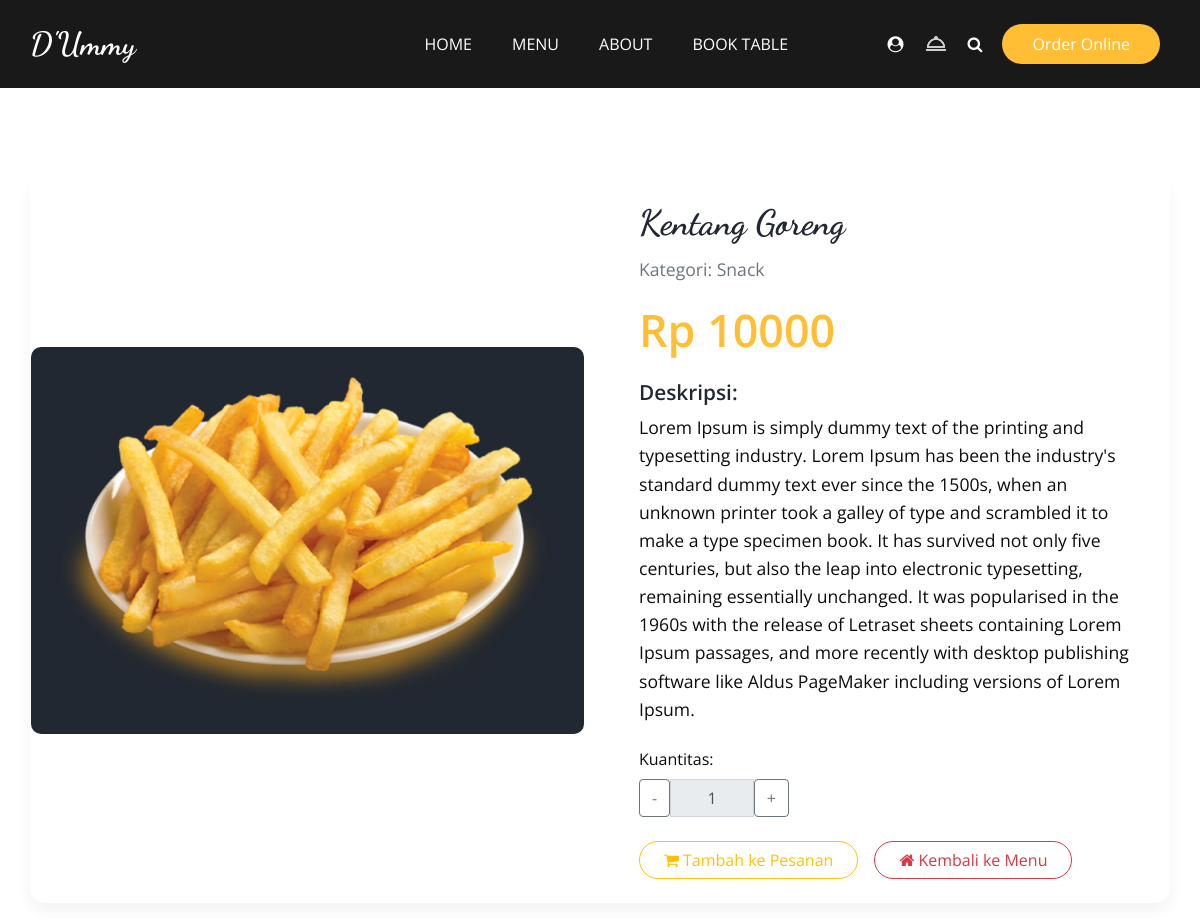
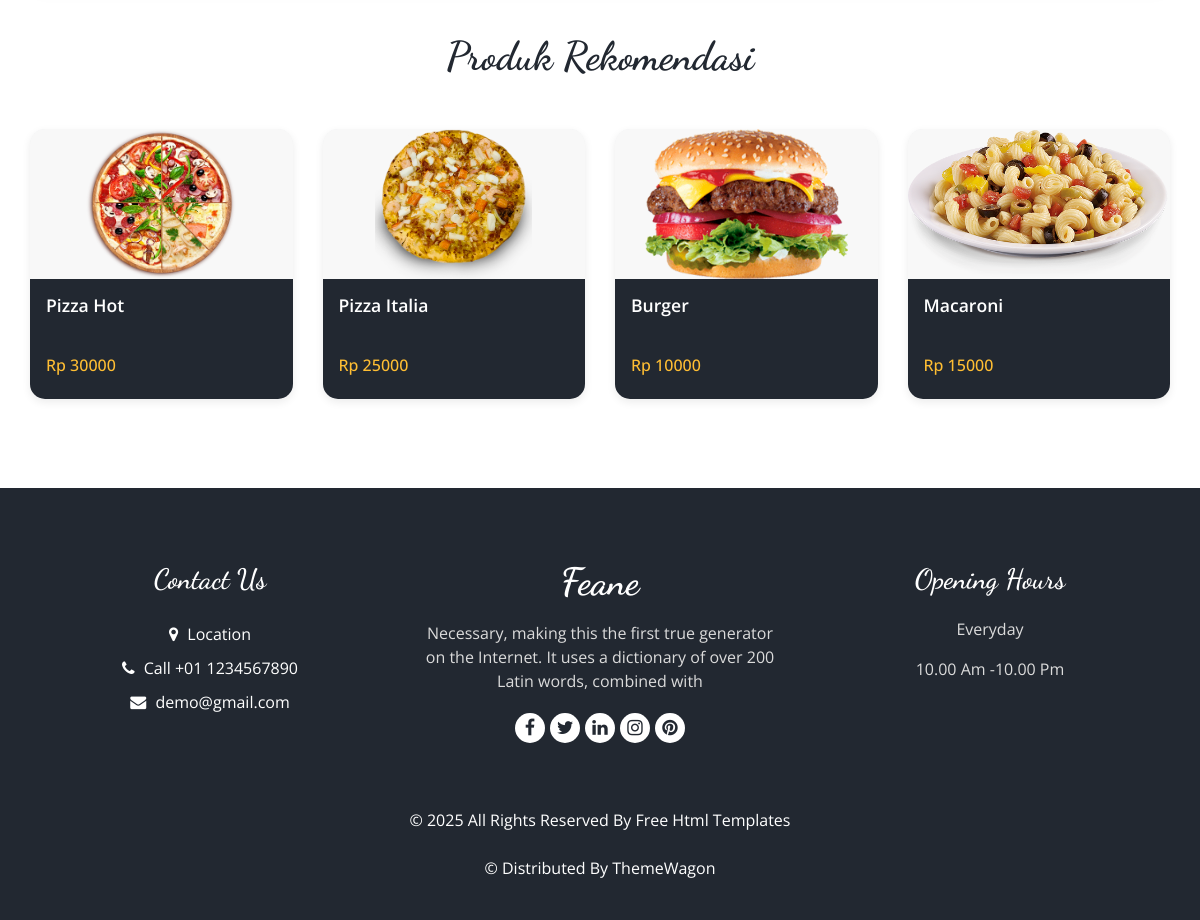
Screenshot of /kentang/ with the database file from the repository (2 pictures, top to bottom).
### menu/models.py (models this page shows, shortened)
class ListMenu(models.Model):
    name = models.CharField(max_length=100)
    slug = models.SlugField(unique=True, help_text="Teks unik untuk URL, akan terisi otomatis jika dikosongkan.")
    description = models.TextField()
    image = models.ImageField(upload_to='menu_images/')
    price = models.DecimalField(max_digits=8, decimal_places=2)
    category = models.ForeignKey(Category, on_delete=models.CASCADE, related_name="list_menu")

class Category(models.Model):
    name = models.CharField(max_length=100)
    slug = models.SlugField(unique=True, help_text="Gunakan huruf kecil, tanpa spasi, contoh: minuman-kopi")
    class Meta:
        verbose_name_plural = "Categories"

### menu/views.py (the view)
# urls.py: path('<slug:menu_slug>/', views.menu_detail_view, name='menu_detail'),
def menu_detail_view(request, menu_slug):
    item = get_object_or_404(ListMenu, slug=menu_slug)
    recommended_items = ListMenu.objects.exclude(slug=menu_slug).order_by('?')[:4]
    context = {
        'item': item,
        'recommended_items': recommended_items,
    }
    return render(request, 'menu/menu_detail.html', context)

### menu/templates/menu/menu_detail.html
{% extends 'base.html' %} {% load static %} {% block content %}
<section class="food_section layout_padding">
  <div class="container">
    <div class="card mb-5 custom-detail-card">
      <div class="row g-0">
        <div
          class="col-md-6 d-flex align-items-center justify-content-center p-3"
        >
          <div class="img-box-detail">
            <img
              src="{{ item.image.url }}"
              alt="{{ item.name }}"
              class="img-fluid rounded-start"
            />
          </div>
        </div>
        <div class="col-md-6">
          <div class="card-body p-4">
            <h2 class="card-title item-name">{{ item.name }}</h2>
            <p class="card-text item-category text-muted">
              Kategori: {{ item.category.name }}
            </p>
            <h3 class="item-price mb-4">Rp {{ item.price|floatformat:0 }}</h3>
            <h4 class="detail-title mb-2">Deskripsi:</h4>
            <p class="card-text item-description">{{ item.description }}</p>
            <div class="quantity-box mt-4">
              <label for="quantity" class="form-label">Kuantitas:</label>
              <div class="input-group mb-3" style="width: 150px">
                <button
                  class="btn btn-outline-secondary"
                  type="button"
                  id="button-addon1"
                >
                  -
                </button>
                <input
                  type="text"
                  id="quantity"
                  class="form-control text-center"
                  value="1"
                  readonly
                />
                <button
                  class="btn btn-outline-secondary"
                  type="button"
                  id="button-addon2"
                >
                  +
                </button>
              </div>
            </div>
            <div class="action-buttons mt-4 d-flex align-items-center">
              <a
                href="#"
                class="btn btn-outline-warning rounded-pill px-4 mr-3"
              >
                <i class="fa fa-shopping-cart" aria-hidden="true"></i> Tambah ke
                Pesanan
              </a>
              <a href="#" class="btn btn-outline-danger rounded-pill px-4">
                <i class="fa fa-home" aria-hidden="true"></i> Kembali ke Menu
              </a>
            </div>
          </div>
        </div>
      </div>
    </div>
    {% if recommended_items %}
    <div class="recommendation_section mt-5">
      <div class="heading_container heading_center mb-4">
        <h2>Produk Rekomendasi</h2>
      </div>
      <div class="row">
        {% for rec_item in recommended_items %}
        <div class="col-sm-6 col-lg-3 mb-4">
          <div class="box custom-recommendation-box">
            <a
              href="{% url 'menu:menu_detail' menu_slug=rec_item.slug %}"
              class="menu-item-link"
            >
              <div class="img-box-rec">
                <img
                  src="{{ rec_item.image.url }}"
                  alt="{{ rec_item.name }}"
                  class="img-fluid"
                />
              </div>
              <div class="detail-box p-3">
                <h5>{{ rec_item.name }}</h5>
                <div class="options">
                  <h6>Rp {{ rec_item.price|floatformat:0 }}</h6>
                </div>
              </div>
            </a>
          </div>
        </div>
        {% endfor %}
      </div>
    </div>
    {% endif %}
  </div>
</section>
{% endblock content %}

### static/css/style.css (style rules this page uses)
body { font-family: "Open Sans", sans-serif; color: #0c0c0c; background-color: #ffffff; overflow-x: hidden; }
.layout_padding { padding: 90px 0; }
h1, h2 { font-family: "Dancing Script", cursive; }
.heading_container { display: -webkit-box; display: -ms-flexbox; display: flex; -webkit-box-orient: vertical; -webkit-box-direction: normal; -ms-flex-direction: column; flex-direction: column; -webkit-box-align: start; -ms-flex-align: start; align-items: flex-start; }
.heading_container h2 { position: relative; margin-bottom: 0; font-size: 2.5rem; font-weight: bold; }
.heading_container.heading_center { -webkit-box-align: center; -ms-flex-align: center; align-items: center; text-align: center; }
a, a:hover, a:focus { text-decoration: none; }
.btn, .btn:focus { outline: none !important; -webkit-box-shadow: none; box-shadow: none; }
.food_section .box { position: relative; margin-top: 25px; background-color: #ffffff; border-radius: 10px; color: #ffffff; border-radius: 15px; overflow: hidden; background: linear-gradient(to bottom, #f1f2f3 25px, #222831 25px); }
.food_section .box .detail-box { padding: 25px; }
.food_section .box .detail-box h5 { font-weight: 600; }
.food_section .box .detail-box h6 { margin-top: 10px; }
.food_section .box .options { display: -webkit-box; display: -ms-flexbox; display: flex; -webkit-box-pack: justify; -ms-flex-pack: justify; justify-content: space-between; }
.custom-detail-card { border: none; box-shadow: 0 0.5rem 1rem rgba(0, 0, 0, 0.05); border-radius: 15px; overflow: hidden; }
.img-box-detail { background-color: #222831; display: flex; align-items: center; justify-content: center; padding: 30px; border-radius: 10px; max-height: 450px; overflow: hidden; }
.img-box-detail img { max-width: 100%; max-height: 100%; object-fit: contain; border-radius: 8px; }
.card-title.item-name { font-weight: bold; color: #222831; font-size: 2.2rem; }
.item-category { font-size: 1.1rem; }
.item-price { font-weight: 600; color: #ffbe33; font-size: 2.8rem; margin: 20px 0; }
.detail-title { color: #222831; font-weight: 600; font-size: 1.3rem; }
.item-description { font-size: 1.1rem; line-height: 1.6; }
.quantity-box .input-group { width: 140px; }
.quantity-box .form-control { border-color: #ced4da; }
.quantity-box .btn-outline-secondary { color: #6c757d; border-color: #6c757d; }
.recommendation_section .heading_container h2 { font-size: 2.5rem; color: #222831; }
.custom-recommendation-box { background-color: #fff; border: none; box-shadow: 0 0.2rem 0.5rem rgba(0, 0, 0, 0.08); border-radius: 10px; overflow: hidden; transition: transform 0.2s ease-in-out; height: 100%; display: flex; flex-direction: column; }
.img-box-rec { height: 150px; display: flex; align-items: center; justify-content: center; background-color: #f8f8f8; overflow: hidden; }
.img-box-rec img { max-width: 100%; max-height: 100%; object-fit: contain; }
.custom-recommendation-box .detail-box { flex-grow: 1; display: flex; flex-direction: column; justify-content: space-between; }
.custom-recommendation-box .detail-box h5 { font-size: 1.1rem; font-weight: 600; color: #fff; margin-bottom: 5px; }
.custom-recommendation-box .detail-box h6 { font-size: 1rem; color: #ffbe33; }
.custom-recommendation-box .menu-item-link { text-decoration: none; color: inherit; display: flex; flex-direction: column; height: 100%; }
.layout_padding { padding-top: 90px; padding-bottom: 90px; }

### static/css/responsive.css (style rules this page uses)
@media (min-width: 1200px) { .container { max-width: 1170px; } }

### rows the page displays
ListMenu: image (picture), name "Kentang Goreng", category.name "Snack", price "10000", description "Lorem Ipsum is simply dummy text of the printing and typesetting industry. Lorem Ipsum has been the industry's standard dummy text ever since the 1500s, when an unknown printer took a galley of type and scrambled it to make a type specimen book. It has survived not only five centuries, but also the leap into electronic typesetting, remaining essentially unchanged. It was popularised in the 1960s with the release of Letraset sheets containing Lorem Ipsum passages, and more recently with desktop publishing software like Aldus PageMaker including versions of Lorem Ipsum."
ListMenu: image (picture), name "Pizza Hot", price "30000"
ListMenu: image (picture), name "Pizza Italia", price "25000"
ListMenu: image (picture), name "Burger", price "10000"
ListMenu: image (picture), name "Macaroni", price "15000"
